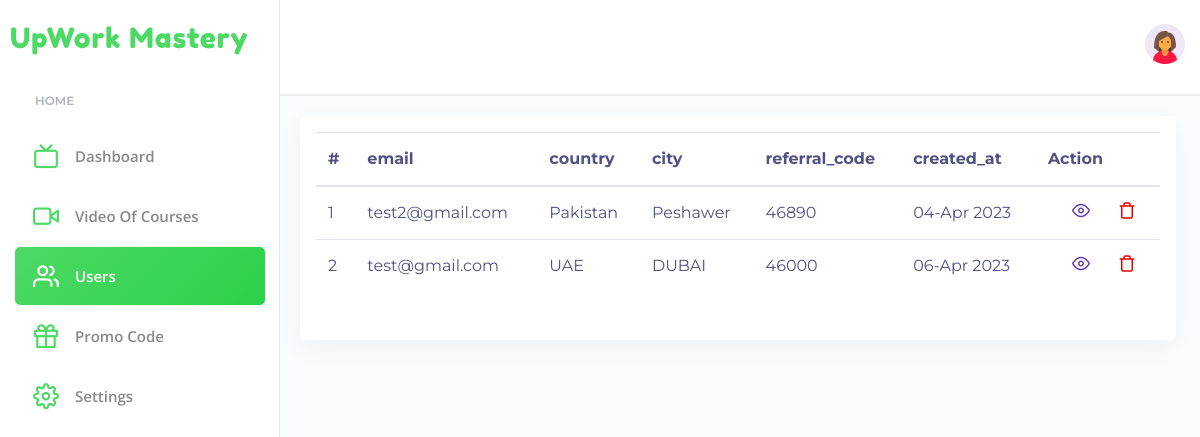
The page /admin/manage-users.php (signed in) on the database its author committed.
### tables this page shows
CREATE TABLE `users` (
  `id` int(11) NOT NULL,
  `username` varchar(255) DEFAULT NULL,
  `email` varchar(255) DEFAULT NULL,
  `password` varchar(255) DEFAULT NULL,
  `country` varchar(255) DEFAULT NULL,
  `referral_code` varchar(255) DEFAULT NULL,
  `city` varchar(255) DEFAULT NULL,
  `subscription` varchar(255) DEFAULT NULL,
  `status` varchar(255) DEFAULT NULL,
  `OTP` int(11) DEFAULT NULL,
  `created_at` datetime NOT NULL DEFAULT current_timestamp()
);

### admin/manage-users.php (the view, shortened to what this page needs)
<!DOCTYPE html>
<html lang="en">
<head>
<?php include("../include/links.php")?>
</head>
<body class="color-theme-green mont-font">
    <div class="main-wrapper">
        <nav class="navigation scroll-bar">
            <div class="container pl-0 pr-0">
                <div class="nav-content">
                    <div class="nav-top">
                        <a href="index.php"><span class="d-inline-block fredoka-font ls-3 fw-500 text-current font-xl logo-text mb-0">UpWork Mastery</span> </a>
                    </div>
                    <div class="nav-caption fw-600 font-xssss text-grey-500"><span>HOME</span></div>
                    <ul class="mb-3">
                        <li><a href="index.php" class="nav-content-bttn open-font" data-tab="chats"><i class="feather-tv mr-3"></i><span>Dashboard</span></a></li>
                        <li class="flex-lg-brackets"><a href="manage-video.php" data-tab="archived" class="nav-content-bttn open-font"><i class="feather-video mr-3"></i><span>Video Of Courses</span></a></li>
                        <li><a href="manage-users.php" class="active nav-content-bttn open-font" data-tab="favorites"><i class="feather-users mr-3"></i><span>Users</span></a></li>
                        <li><a href="manage-promo-code.php" class="nav-content-bttn open-font" data-tab="favorites"><i class="feather-gift mr-3"></i><span>Promo Code</span></a></li>
                        <li><a href="setting.php" class="nav-content-bttn open-font" data-tab="favorites"><i class="feather-settings mr-3"></i><span>Settings</span></a></li>
                    </ul>
                </div>
            </div>
        </nav>
        <div class="main-content">
            <?php include("../include/header.php")?>
            <div class="middle-sidebar-bottom">
                <div class="middle-sidebar-left">
                    <div class="row">
                        <div class="col-sm-12">
                            <div class="card course-card  p-3 shadow-xss border-0 rounded-lg overflow-hidden mr-1 mb-4">
                                <div class="card-image w-100 mb-3">
                                    <table class="table display responsive product-overview mb-30" id="myTable">
                                        <thead>
                                            <tr>
                                                <th>#</th>
                                                <th>email</th>
                                                <th>country</th>
                                                <th>city</th>
                                                <th>referral_code</th>
                                                <th>created_at</th>
                                                <th>Action</th>
                                            </tr>
                                        </thead>
                                        <tbody>
                                            <?php
$conn=connect();
$sql = "SELECT * FROM users";
$run = mysqli_query($conn,$sql);
$count = 1;
while($result = mysqli_fetch_assoc($run)){
    $id = $result["id"];
    $email = $result["email"];
    $country = $result["country"];
    $city = $result["city"];
    $referral_code = $result["referral_code"];
    $created_at = $result["created_at"];
    $end_time4 = date("d-M Y", strtotime($created_at));
                                            ?>
                                        <tr>
                                            <td><?php echo $count  ?></td>
                                            <td><?php echo $email  ?></td>
                                            <td><?php echo $country  ?></td>
                                            <td><?php echo $city?></td>
                                            <td><?php echo $referral_code  ?></td>
                                            <td><?php echo $end_time4  ?></td>
                                            <td>
                                                <a href="user.php?id=<?php echo $id?>" class="ml-4"><i class="feather-eye text-secondary font-xs"></i></a>
                                                <a href="#" class="ml-4" onclick="confirmation(<?php echo $id?>)"><i class="feather-trash text-danger font-xs"></i></a>
                                            </td>
                                        </tr>
                                        <?php
                                        $count++;
}
?>
                                        </tbody>
                                    </table>
                                </div>
                            </div>
                        </div>
                    </div>
                </div>
            </div>
        </div>
    </div>
</body>
</html>

### include/links.php (shortened to what this page needs)
<link rel="stylesheet" href="include/css/themify-icons.css">
<link rel="stylesheet" href="include/css/feather.css">
<link rel="stylesheet" href="include/vendor/jquery-toast-plugin/dist/jquery.toast.min.css">
<link rel="stylesheet" href="include/css/style.css">

### include/header.php (shortened to what this page needs)
<div class="middle-sidebar-header bg-white">
                <ul class="d-flex ml-auto right-menu-icon">
                    <li><a href="setting.php"><img src="include/images/female-profile.png" alt="user" class="w40 mt--1"></a></li>
                </ul>
            </div>

### admin/include/css/feather.css (style rules this page uses)
[class^="feather-"], [class*=" feather-"] { font-family: 'feather' !important; speak: none; font-style: normal; font-weight: normal; font-variant: normal; text-transform: none; line-height: 1; -webkit-font-smoothing: antialiased; -moz-osx-font-smoothing: grayscale; }
.feather-eye:before { content: "\e95c"; }
.feather-gift:before { content: "\e96b"; }
.feather-settings:before { content: "\e9c4"; }
.feather-trash:before { content: "\e9e3"; }
.feather-tv:before { content: "\e9e9"; }
.feather-users:before { content: "\e9f6"; }
.feather-video:before { content: "\e9f7"; }

### rows shown on the page
users: email "test2@gmail.com", country "Pakistan", city "Peshawer", referral_code "46890", created_at "04-Apr 2023"
users: email "test@gmail.com", country "UAE", city "DUBAI", referral_code "46000", created_at "06-Apr 2023"
